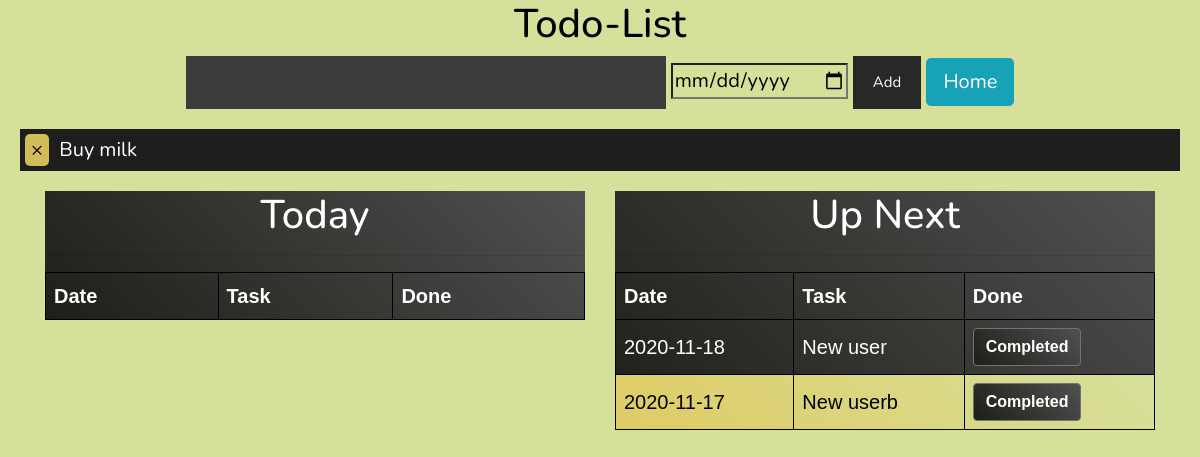
The page /web_pro/todo.php (signed in) on the database its author committed.
### tables this page shows
CREATE TABLE `todolist` (
  `username` varchar(50) NOT NULL,
  `task` varchar(200) NOT NULL,
  `date` date NOT NULL
);

### web_pro/todo.php (the view, shortened to what this page needs)
<!doctype html>
<html>
 <head>
  <link rel="stylesheet" href="https://maxcdn.bootstrapcdn.com/bootstrap/4.5.2/css/bootstrap.min.css">
  <link rel="stylesheet" href="https://cdnjs.cloudflare.com/ajax/libs/font-awesome/4.7.0/css/font-awesome.min.css">
  <link rel="stylesheet" href="css/tstyle.css">
 </head>
 <body>
  <div class='header'>
   <div class='contener-header'>
    <div class='title'>
     <h1>Todo-List</h1>
    </div>
    <div>
     <input type='text' class='style1' id='input-todo'>
      <input type="date" id="date" value="Date" name="date">
      <button id='btn-send-todo'class='style1'>Add</button>
      <a style="right:20px" href="index.php" class="btn btn-info btn-lg">
          <span class="glyphicon glyphicon-home"></span> Home
        </a>
    </div>
   </div>
  </div>
  <div class='list-gen'>
   <div class='list-contener' id='list'>
    <div class='list'
     onclick='this.style.textDecoration = "line-through"'>
     <button class='cancel'
      onclick='this.parentElement.style.display = "none";'>×</button>
     <span class='text'>Buy milk</span>
    </div>
   </div>
  </div>
<div class="container">
        <div class="row">
        <div class="col-sm-6" id="fself">
          <div style="color:white ;height:500; background: linear-gradient(45deg,rgb(30, 31, 24),rgb(80, 80, 80));" width="500" height="500" >
          <h1 style="text-align:center">Today</h1>
          <hr>
         <table>
          <tr>
       <th>Date</th>
       <th>Task</th>
       <th>Done</th>
       </tr>
      </table>
      </div>
    </div>
        <div class="col-sm-6" id="fself">
          <div style="color:white ;height:500; background: linear-gradient(45deg,rgb(30, 31, 24),rgb(80, 80, 80));" width="500" height="500" >
          <h1 style="text-align:center">Up Next</h1>
          <hr>
          <table>
          <tr>
       <th>Date</th>
       <th>Task</th>
       <th>Done</th>
       </tr>
<?php
       include 'dbcon.php';
       $name = $_SESSION['username'];
       $data="select * from todolist where username='$name'";
       $result=mysqli_query($con,$data);
       $today= date("Y-m-d");
       $i=0;
       if (mysqli_num_rows($result) > 0) {
        while($row = mysqli_fetch_assoc($result)) {
          if($row['date'] != $today)
           {
            echo '<tr id="demo'.$i.'"><td>'.$row['date'].'</td>'.'<td>'.$row['task'].'</td><td>'.'<a onclick ="Removetodo1(\''.$row['task'].'\', \''.$i.'\')"  class="btn btn-secondary"
            style="background:linear-gradient(45deg,rgb(30, 31, 24),rgb(80, 80, 80));
            color: white;font-weight:bold;">Completed</a>'.'</td></tr>';
            $i=$i+1;
           }
        }
      } else {
        echo "0 results";
      }
      ?>
      </table>
      </div>
      </div>
  </div>
  </div>
 </body>
</html>

### web_pro/css/tstyle.css (style rules this page uses)
body { margin: 0; padding: 0; font-family: 'Nunito', sans-serif; background-color: rgb(214, 224, 155); color: black; font-size: 20px; }
div.header { text-align: center; }
div.list-gen { margin: 0; }
div.list { width: 100%; border: none; background-color: rgb(30, 30, 30); color: white; }
div.list-contener { margin: 20px; }
input[type='text'].style1 { width: 40%; padding: 15px 20px; font-size: 15px; font-family: 'Nunito', sans-serif; border: none; background-color: rgb(60, 60, 60); color: white; }
button.style1 { padding: 15px 20px; font-size: 15px; font-family: 'Nunito', sans-serif; border: none; background-color: rgb(40, 40, 40); color: white; }
button.cancel { border: none; border-radius: 5px; background-color: rgba(248, 221, 99, 0.829); color:black; font-family: 'Nunito', sans-serif; margin: 5px; }
button { outline: none; }
input { outline: none; }
table { font-family: arial, sans-serif; border-collapse: collapse; width: 100%; }
td, th { border: 1px solid black; text-align: left; padding: 8px; }
tr:nth-child(even) { background: linear-gradient(45deg, rgb(223, 204, 101),rgb(214, 224, 155)); color:black; }
#date { background-color: rgb(214, 224, 155); color: black; }

### rows shown on the page
todolist: date "2020-11-18", task "New user"
todolist: date "2020-11-17", task "New userb"
